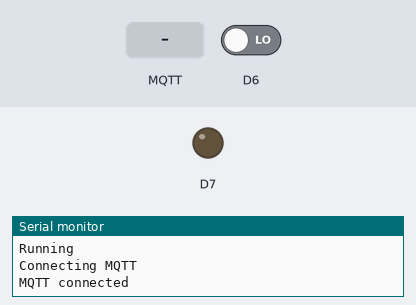
The sketch below on a simulated ESP8266 (NodeMCU). Shown: output pins drawn as LEDs (lit = HIGH), the last lines printed to the serial monitor. The inputs (shaded band) are chosen by the test bench; at power-on: D6 LOW. WiFi joins after 1.5 s; servers stay silent unless stated; no MQTT or app messages arrive unless stated.

Above: at 2.7 s.
2.8 s: MQTT message "press" arrives on the first subscribed topic
At 3.2 s:
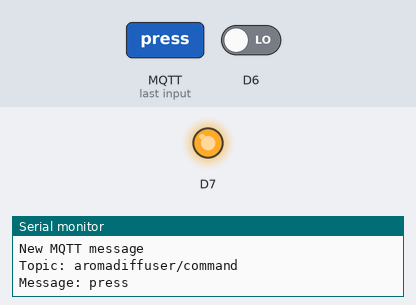
7.8 s: MQTT message "press_long" arrives on the first subscribed topic
At 12.0 s:
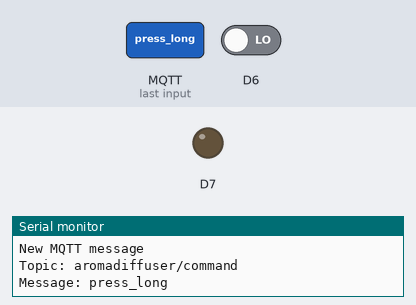
Timing chart, 0 to 13.5 s (numbered marks = the images above; inputs shaded):
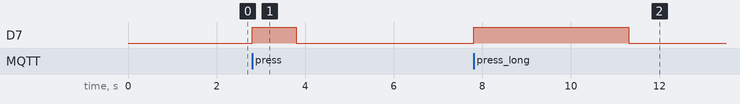

The sketch:

Aromadiffuser.ino
```cpp
#include <ESP8266WiFi.h>
#include "ESP8266mDNS.h"
#include "WiFiUdp.h"
#include "ArduinoOTA.h"
#include <PubSubClient.h>

const char* ssid = "";
const char* password = "";

const char *mqtt_broker = "192.168.0.111";
const char *mqtt_username = "";
const char *mqtt_password = "";
const int mqtt_port = 1883;

bool previousFanState = false;
long lastFanStateChangeTime = 0;
bool shouldHandleFanStart = false;

WiFiClient espClient;
PubSubClient mqttClient(espClient);

void printLog(const char *message) {
  Serial.println(message);
  //mqttClient.publish("aromadiffuser/debug", message);
}

void pressHardwareButton(bool useLongPressure) {
  digitalWrite(D7, HIGH);
  delay(useLongPressure ? 3500 : 1000);
  digitalWrite(D7, LOW);
}

void mqttCallback(char *topic, byte *payload, unsigned int length) {
  printLog("New MQTT message");
  Serial.print("Topic: ");
  Serial.println(topic);
  String message;
  for (int i = 0; i < length; i++) {
    message += (char)payload[i];
  }
  Serial.print("Message: ");
  printLog(message.c_str());
  if (strcmp(topic, "aromadiffuser/command") == 0) {
    if (message == "press") {
      pressHardwareButton(false);
    } else if (message == "press_long") {
      pressHardwareButton(true);
    }
  }
}

void setup() {
  Serial.begin(115200);

  Serial.println("Connecting to WiFi");
  WiFi.mode(WIFI_STA);
  WiFi.begin(ssid, password);
  while (WiFi.status() != WL_CONNECTED) {
    delay(500);
    Serial.print(".");
  }
  Serial.print("Connected with IP ");
  Serial.println(WiFi.localIP());

  ArduinoOTA.setHostname("Aromadiffuser");

  ArduinoOTA.onStart([]() {
    printLog("OTA started");
  });
  ArduinoOTA.onEnd([]() {
    printLog("OTA ended");
  });
  ArduinoOTA.onProgress([](unsigned int progress, unsigned int total) {
    Serial.printf("OTA progress: %u%%\r", (progress / (total / 100)));
  });
  ArduinoOTA.onError([](ota_error_t error) {
    Serial.printf("OTA error[%u]: ", error);
    if (error == OTA_AUTH_ERROR) printLog("Auth Failed");
    else if (error == OTA_BEGIN_ERROR) printLog("Begin Failed");
    else if (error == OTA_CONNECT_ERROR) printLog("Connect Failed");
    else if (error == OTA_RECEIVE_ERROR) printLog("Receive Failed");
    else if (error == OTA_END_ERROR) printLog("End Failed");
  });
  ArduinoOTA.begin();
  Serial.println("OTA settled up");

  Serial.println("Setup pins");
  pinMode(D7, OUTPUT);
  pinMode(D6, INPUT);

  Serial.println("Running");
}

void connectMqtt() {
  Serial.println("Connecting MQTT");
  mqttClient.setServer(mqtt_broker, mqtt_port);
  mqttClient.setCallback(mqttCallback);
  while (!mqttClient.connected()) {
    if (mqttClient.connect("aromadiffuser", mqtt_username, mqtt_password)) {
      Serial.println("MQTT connected");
    } else {
      Serial.print("MQTT connection failed with state ");
      Serial.println(mqttClient.state());
      delay(2000);
    }
  }
  mqttClient.subscribe("aromadiffuser/command");
}

void loop() {
  if (!mqttClient.connected())  {
    connectMqtt();
  }
  mqttClient.loop();

  bool isFanWorking = digitalRead(D6) == HIGH;

  if (previousFanState != isFanWorking) {
    if (isFanWorking) {
      printLog("Fan now enabled");
      shouldHandleFanStart = true;
    } else {
      printLog("Fan now disabled");
      shouldHandleFanStart = false;
      if (millis() - lastFanStateChangeTime < 1000) {
        printLog("Fan was working less than 1 second: no water error");
        mqttClient.publish("aromadiffuser/state", "error");
      } else {
        printLog("Fan was working for a long time: device was swtched off");
        mqttClient.publish("aromadiffuser/state", "off");
      }
    }
    previousFanState = isFanWorking;
    lastFanStateChangeTime = millis();
  }

  if (shouldHandleFanStart && millis() - lastFanStateChangeTime > 1000) {
    printLog("Fan is working more than 1 second: device successfully switched on");
    shouldHandleFanStart = false;
    mqttClient.publish("aromadiffuser/state", "on");
  }
}
```

Measured:
- after the input at 2.8 s, D7: LOW → HIGH at once, → LOW 1.0 s later
- after the input at 7.8 s, D7: LOW → HIGH at once, → LOW 3.5 s later
